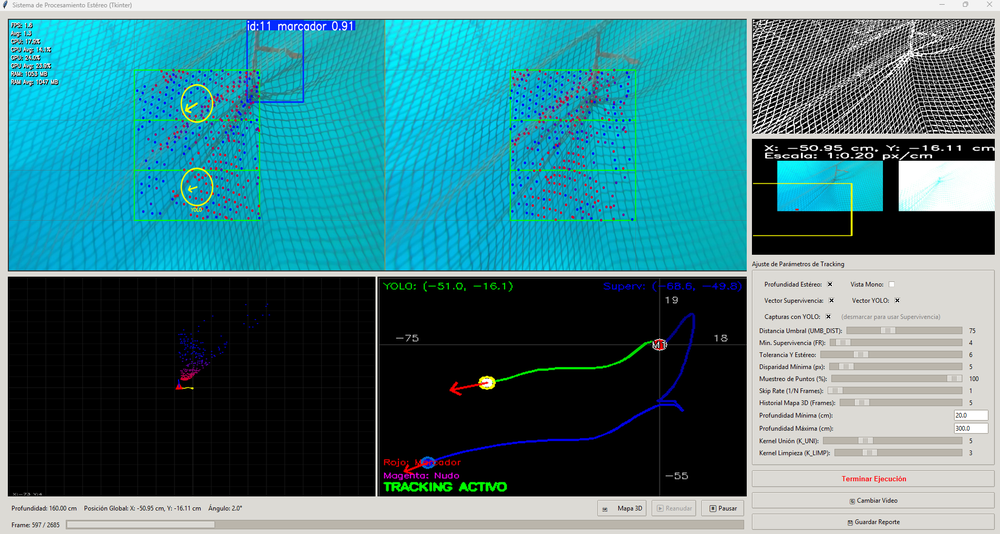
#> input picture capturaa.png, 1000 x 534 px, shrunk from 1915 x 1023 before the run
$ python -i processing.py   (imports and definitions only)   (older library calls are emulated)
#> lines starting #> are read from the running program, lines starting #| are printed output that depends on the picture
#> further down, picture is the input picture: shape (534, 1000, 3); mean B, G, R 128.8, 122.3, 66.1
import cv2
import numpy as np

def procesarFrame(frame):
    """
    Procesa un frame de video:
    1. Convierte a escala de grises.
    2. Reduce ruido con filtro bilateral.
    3. Mejora contraste con CLAHE.
    4. Mejora nitidez con un kernel.
    """

    # 1. Convertir a escala de grises
    gray = cv2.cvtColor(frame, cv2.COLOR_BGR2GRAY)
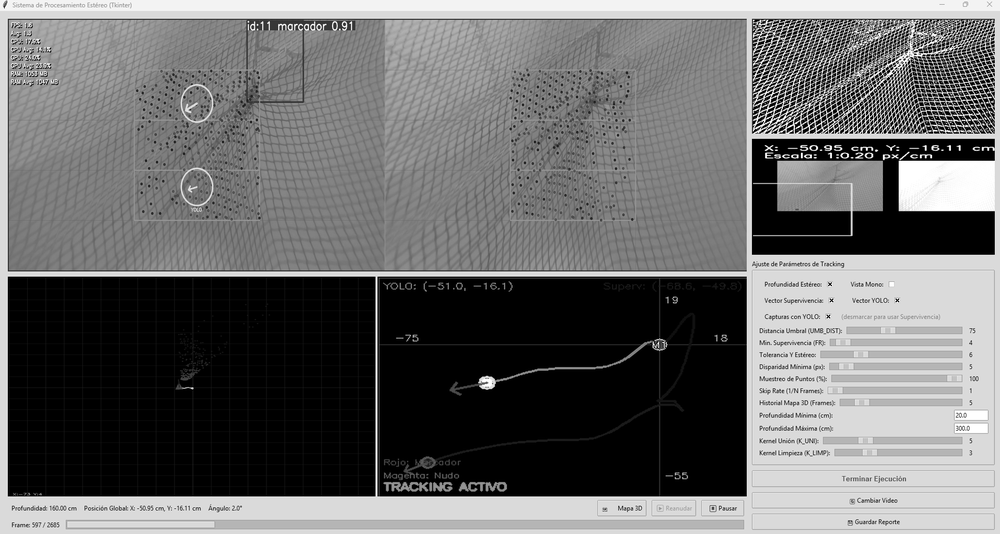
#> gray: shape (534, 1000); min 0, max 255, mean 106.2

    # 2. Reducción de ruido
    denoised = cv2.bilateralFilter(gray, 9, 75, 75)

    # 3. Mejorar contraste (CLAHE)
    clahe = cv2.createCLAHE(clipLimit=2.0, tileGridSize=(8, 8))
    contrasted = clahe.apply(denoised)
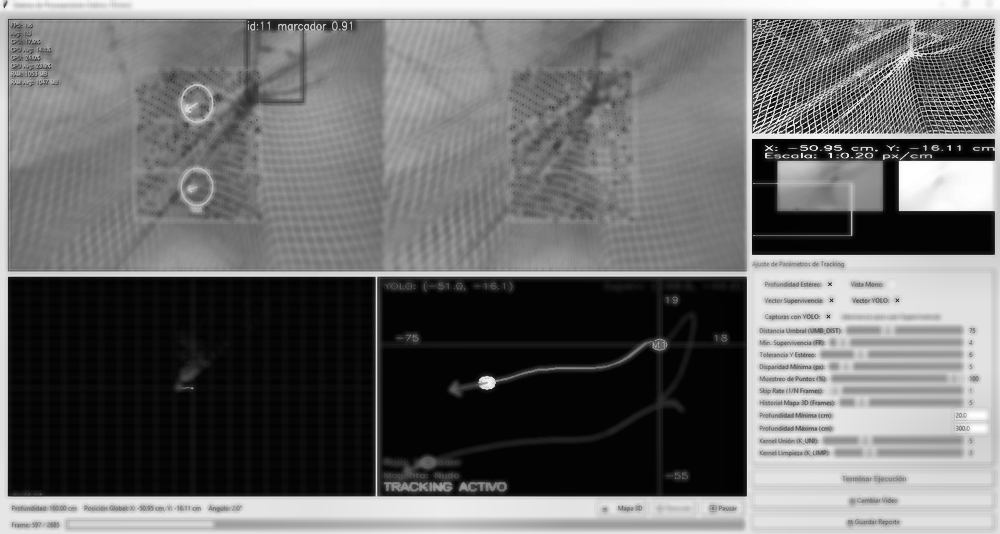
#> contrasted: shape (534, 1000); min 1, max 255, mean 107.6

    # 4. Mejorar nitidez
    kernel = np.array([
        [0, -1, 0],
        [-1, 5, -1],
        [0, -1, 0]
    ], dtype=np.float32)

    sharpened = cv2.filter2D(contrasted, -1, kernel)
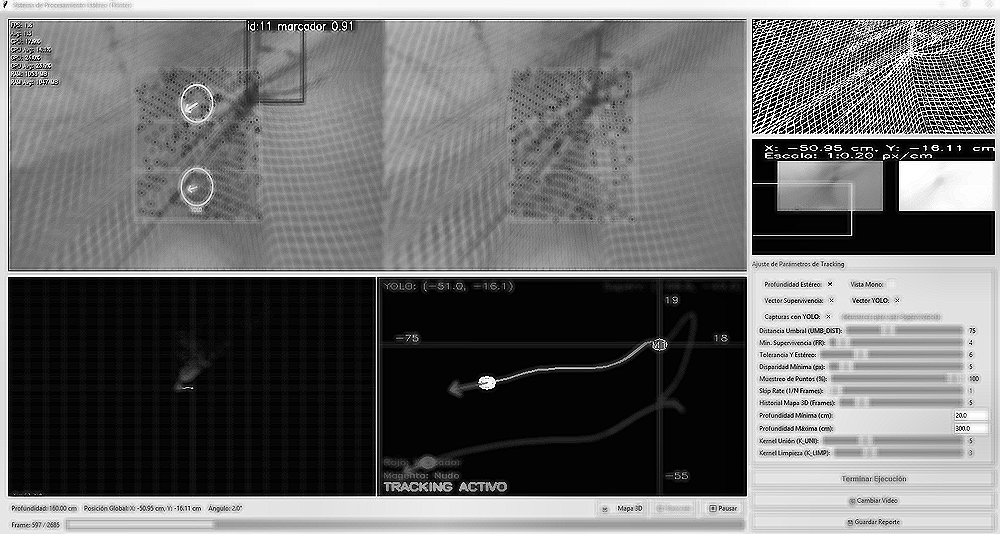
#> sharpened: shape (534, 1000); min 0, max 255, mean 108.2

    return sharpened

def calcularNitidez(frame):
    """
    Calcula la nitidez de un frame usando la varianza del Laplaciano.
    """

    laplacian = cv2.Laplacian(frame, cv2.CV_64F)

    mean, stddev = cv2.meanStdDev(laplacian)

    return stddev[0][0] ** 2

>>> import cv2
>>> picture = cv2.imread('../capturaa.png')
>>> result = procesarFrame(picture)
